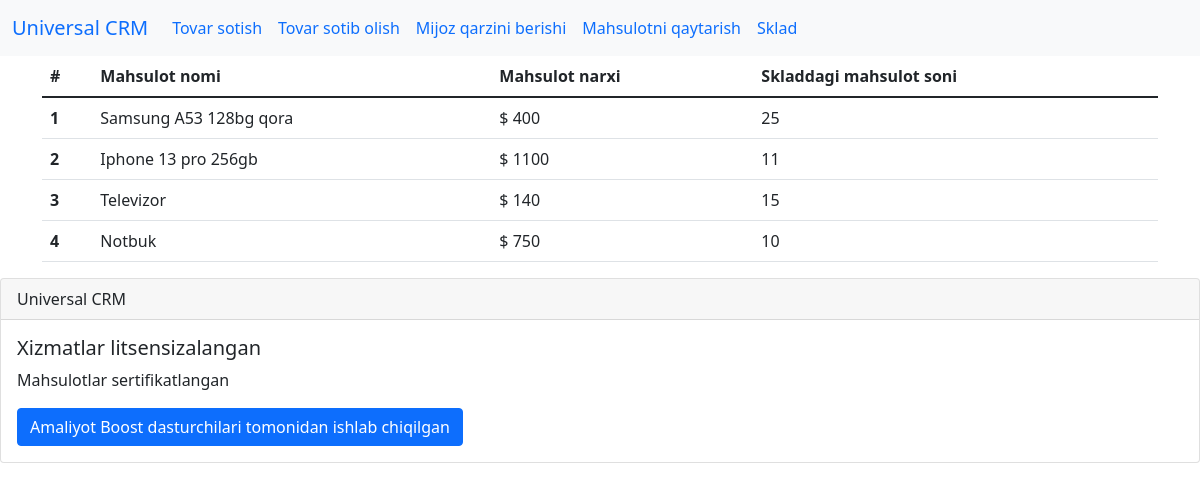
The page /sklad on the database as committed earlier.
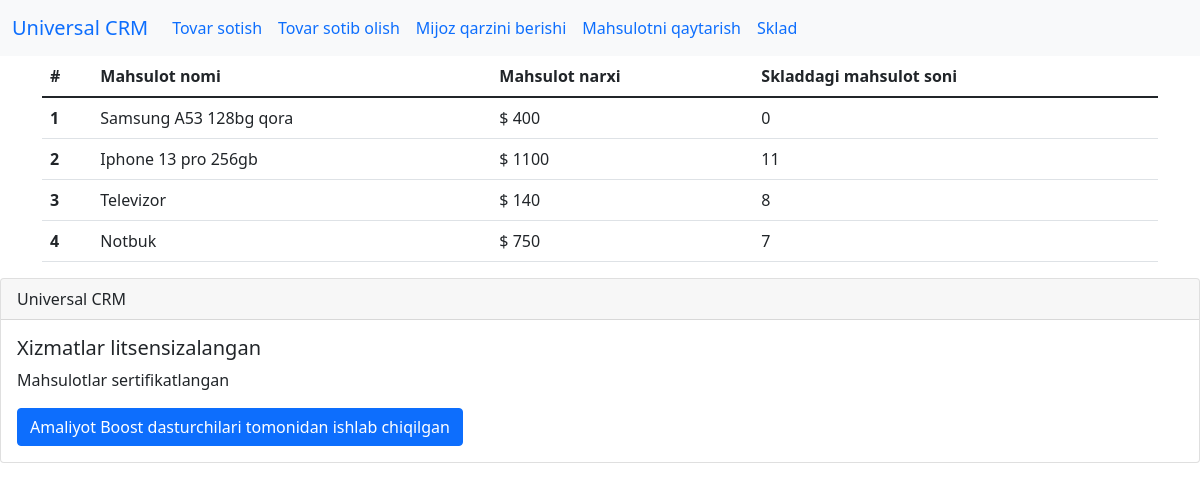
The same page on the database as committed later.
### main/models.py (models this page shows, shortened)
class Sklad(models.Model):
    tovarnomi = models.CharField('Tovar nomi', max_length=100)
    tovarnarxi = models.CharField('Tovar narxi', max_length=100)
    tovarsoni = models.CharField('Tovar soni', max_length=100)
    class Meta:
        verbose_name = 'Tovar'
        verbose_name_plural = 'Sklad'

### main/views.py (the view)
# urls.py: path('sklad', skald, name='sklad'),
def skald(request):
    sklad = Sklad.objects.all()
    context = {
        'sklad': sklad,
    }
    return render(request, 'main/sklad.html', context)

### main/templates/main/sklad.html (shortened to what this page needs)
{% extends 'main/base.html' %}
{% block content %}
<div class="container">
<table class="table">
  <thead>
    <tr>
      <th scope="col">#</th>
      <th scope="col">Mahsulot nomi</th>
      <th scope="col">Mahsulot narxi</th>
      <th scope="col">Skladdagi mahsulot soni</th>
    </tr>
  </thead>
  <tbody>
  {% for i in sklad %}
    <tr>
      <th scope="row">{{i.id}}</th>
      <td>{{i.tovarnomi}}</td>
      <td>$ {{i.tovarnarxi}}</td>
      <td>{{i.tovarsoni}}</td>
    </tr>
 {% endfor %}
  </tbody>
</table>
</div>
{% endblock %}

Rows that differ between the two databases and show on the page:
changed Sklad "Samsung A53 128bg qora": tovarsoni "25" → "0"
changed Sklad "Televizor": tovarsoni "15" → "8"
changed Sklad "Notbuk": tovarsoni "10" → "7"
